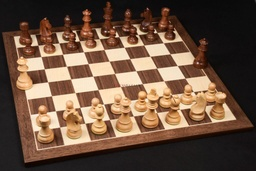
#> input picture src/chess_img.jpg, 256 x 171 px, shrunk from 1024 x 683 before the run
$ python -i stage1_corners.py   (imports and definitions only)
#> lines starting #> are read from the running program, lines starting #| are printed output that depends on the picture
"""
Stage 1: Corner Detection Module

Detects the four outer corners of a chessboard from an input image
using Hough line detection and geometric intersection.
"""

import random
import cv2
import numpy as np


class Stage1CornerDetection:

    def __init__(
            self,
            canny_low=50,
            canny_high=150,
            hough_threshold=50,
            min_line_length=30,
            max_line_gap=20
    ):
        self.canny_low = canny_low
        self.canny_high = canny_high
        self.hough_threshold = hough_threshold
        self.min_line_length = min_line_length
        self.max_line_gap = max_line_gap


    # 1. PREPROCESSING

    def preprocess_image(self, image):
        """
        Converts input image to grayscale and smooths it.

        Parameters:
            image: BGR image loaded with cv2.imread()

        Returns:
            gray_blur: blurred grayscale image
        """
        gray = cv2.cvtColor(image, cv2.COLOR_BGR2GRAY)
        gray_blur = cv2.GaussianBlur(gray, (5, 5), 0)
        return gray_blur


    # 2. EDGE DETECTION

    def detect_edges(self, gray):
        """
        Detects edges using the Canny edge detector.

        Parameters:
            gray: grayscale image

        Returns:
            edges: binary edge image
        """
        return cv2.Canny(gray, self.canny_low, self.canny_high)


    # 3. HOUGH LINE DETECTION

    def detect_hough_lines(self, gray):
        """
        Detects line segments using probabilistic Hough line detection.

        Parameters:
            gray: grayscale image

        Returns:
            lines: output as cv2.HoughLinesP
        """
        edges = self.detect_edges(gray)

        points = np.argwhere(edges > 0)

        if len(points) == 0:
            return None

        h, w = edges.shape
        max_rho = int(np.ceil(np.sqrt(h*h + w*w)))


        theta_vals = np.deg2rad(np.arange(0, 180))
        cos_vals = np.cos(theta_vals)
        sin_vals = np.sin(theta_vals)

        accumulator = np.zeros(
            (2 * max_rho + 1, len(theta_vals)),
            dtype=np.int32
        )

        edge_points = [(int(x), int(y)) for y, x in points]
        random.shuffle(edge_points)

        active_points = set(edge_points)
        detected_lines = []

        for x, y in edge_points:

            if (x, y) not in active_points:
                continue


            for theta_idx in range(len(theta_vals)):

                rho = x * cos_vals[theta_idx] + y * sin_vals[theta_idx]
                rho_idx = int(round(rho)) + max_rho

                accumulator[rho_idx, theta_idx] += 1

                if accumulator[rho_idx, theta_idx] >= self.hough_threshold:

                    rho_val = rho_idx - max_rho

                    theta = theta_vals[theta_idx]


                    cos_t = np.cos(theta)
                    sin_t = np.sin(theta)

                    line_points = []

                    for px, py in active_points:

                        dist = abs(px*cos_t + py*sin_t - rho_val)

                        if dist < 2.0:
                            line_points.append((px, py))

                    if len(line_points) < self.min_line_length:
                        continue

                    projections = []

                    dx = -sin_t

                    dy = cos_t

                    for px, py in line_points:

                        t = px*dx + py*dy
                        projections.append((t, px, py))

                    if len(projections) == 0:
                        continue

                    projections.sort()

                    best_segment = []
                    current_segment = [projections[0]]

                    for i in range(1, len(projections)):

                        if abs(projections[i][0] - projections[i-1][0]) <= self.max_line_gap:
                            current_segment.append(projections[i])

                        else:

                            if len(current_segment) > len(best_segment):
                                best_segment = current_segment
                            current_segment = [projections[i]]

                    if len(current_segment) > len(best_segment):
                        best_segment = current_segment

                    if len(best_segment) >= self.min_line_length:

                        _, x1, y1 = best_segment[0]
                        _, x2, y2 = best_segment[-1]

                        detected_lines.append(
                            np.array([[x1, y1, x2, y2]])
                        )

                        for _, px, py in best_segment:
                            if (px, py) in active_points:
                                active_points.remove((px, py))

                        accumulator[rho_idx, theta_idx] = 0

        if len(detected_lines) == 0:
            return None

        return np.array(detected_lines)


    # 4. SPLIT LINES BY ORIENTATION

    def split_lines_by_orientation(self, lines):
        """
        Splits detected Hough lines into horizontal and vertical groups.

        Parameters:
            lines: output from cv2.HoughLinesP

        Returns:
            horizontal_lines: list of horizontal line segments
            vertical_lines:   list of vertical line segments
        """
        horizontal_lines = []
        vertical_lines = []

        if lines is None:
            return horizontal_lines, vertical_lines

        for line in lines:
            x1, y1, x2, y2 = line[0]
            angle = abs(np.degrees(np.arctan2(y2 - y1, x2 - x1)))

            if angle < 20 or angle > 160:
                horizontal_lines.append((x1, y1, x2, y2))
            elif 70 < angle < 110:
                vertical_lines.append((x1, y1, x2, y2))

        return horizontal_lines, vertical_lines


    # 5. INTERSECTION COMPUTATION

    def compute_intersections(self, horizontal_lines, vertical_lines):
        """
        Computes intersections between horizontal and vertical lines.

        Parameters:
            horizontal_lines: list of horizontal line segments
            vertical_lines:   list of vertical line segments

        Returns:
            intersections: Nx2 float32 array of (x, y) intersection points
        """
        intersections = []

        for x1, y1, x2, y2 in horizontal_lines:
            for x3, y3, x4, y4 in vertical_lines:
                denom = (x1 - x2) * (y3 - y4) - (y1 - y2) * (x3 - x4)
                if abs(denom) < 1e-6:
                    continue
                px = ((x1 * y2 - y1 * x2) * (x3 - x4) - (x1 - x2) * (x3 * y4 - y3 * x4)) / denom
                py = ((x1 * y2 - y1 * x2) * (y3 - y4) - (y1 - y2) * (x3 * y4 - y3 * x4)) / denom
                intersections.append([px, py])

        return np.array(intersections, dtype=np.float32)


    # 6. CORNER SELECTION

    def select_board_corners(self, intersections):
        """
        Selects the four outer corners of the board from intersection points.

        Parameters:
            intersections: Nx2 array of intersection points

        Returns:
            corners: 4x2 float32 array [TL, TR, BR, BL], or None
        """
        if len(intersections) < 4:
            return None

        sums = intersections[:, 0] + intersections[:, 1]
        diffs = intersections[:, 0] - intersections[:, 1]

        top_left     = intersections[np.argmin(sums)]
        bottom_right = intersections[np.argmax(sums)]
        top_right    = intersections[np.argmax(diffs)]
        bottom_left  = intersections[np.argmin(diffs)]

        return np.array([top_left, top_right, bottom_right, bottom_left], dtype=np.float32)


    def order_corners(self, corners):
        """
        Ensures corners are ordered consistently as [TL, TR, BR, BL].

        Parameters:
            corners: 4x2 array

        Returns:
            rect: 4x2 float32 array in canonical order
        """
        rect = np.zeros((4, 2), dtype=np.float32)
        s    = corners.sum(axis=1)
        diff = np.diff(corners, axis=1)

        rect[0] = corners[np.argmin(s)]     # top-left
        rect[2] = corners[np.argmax(s)]     # bottom-right
        rect[1] = corners[np.argmin(diff)]  # top-right
        rect[3] = corners[np.argmax(diff)]  # bottom-left

        return rect


    # 7. FULL PIPELINE

    def run_stage1(self, image):
        """
        Runs the full corner detection pipeline on a BGR image.

        Parameters:
            image: BGR image (numpy array)

        Returns:
            ordered_corners: 4x2 float32 [TL, TR, BR, BL], or None on failure
        """
        gray = self.preprocess_image(image)
        lines = self.detect_hough_lines(gray)
        horizontal_lines, vertical_lines = self.split_lines_by_orientation(lines)
        intersections = self.compute_intersections(horizontal_lines, vertical_lines)
        board_corners = self.select_board_corners(intersections)

        if board_corners is None:
            return None

        return self.order_corners(board_corners)

>>> import cv2
>>> picture = cv2.imread('chess_img.jpg')
#> picture is the input picture: shape (171, 256, 3); mean B, G, R 63.5, 81.4, 106.7
>>> result = Stage1CornerDetection().run_stage1(picture)
#> in preprocess_image, `gray = cv2.cvtColor(image, cv2.COLOR_BGR2GRAY)`:
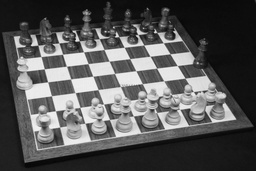
#> gray: shape (171, 256); min 4, max 247, mean 86.9
#> in preprocess_image, `gray_blur = cv2.GaussianBlur(gray, (5, 5), 0)`:
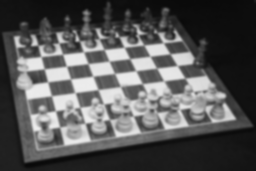
#> gray_blur: shape (171, 256); min 9, max 237, mean 86.9
#> in detect_edges, `return cv2.Canny(gray, self.canny_low, self.canny_high)`:
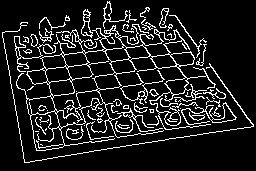
#> returned value: shape (171, 256); 12.2% white in thin lines or dots
#> in detect_hough_lines, `points = np.argwhere(edges > 0)`: points = 5344 pairs, first value 1 to 162, second value 2 to 253
#> in detect_hough_lines, `edge_points = [(int(x), int(y)) for y, x in points]`: edge_points = 5344 pairs, first value 2 to 253, second value 1 to 162
#> in detect_hough_lines, `active_points = set(edge_points)`: active_points = 5344 items
#> the loop in detect_hough_lines, `for x, y in edge_points: ` made 5344 passes
#> (x, y) on passes 1 to 3: (216, 107), (187, 52), (118, 48)
#> after the loop in detect_hough_lines, `for x, y in edge_points:`:
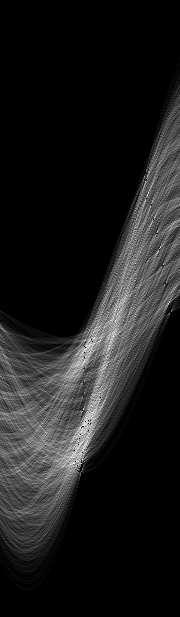
#> accumulator: shape (617, 180) int32; min 0, max 52, mean 5.8; drawn with min black and max white
#> after the loop in detect_hough_lines, `for x, y in edge_points:`: active_points = 927 items; detected_lines = 40 items, first 6: [[205, 48, 9, 75]], [[253, 124, 24, 162]], [[252, 124, 168, 8]], [[203, 61, 11, 88]], [[24, 160, 2, 32]], [[236, 117, 36, 150]]
#> in run_stage1, `lines = self.detect_hough_lines(gray)`: lines = 40 rows, first 6: [205, 48, 9, 75], [253, 124, 24, 162], [252, 124, 168, 8], [203, 61, 11, 88], [24, 160, 2, 32], [236, 117, 36, 150]
#> the loop in split_lines_by_orientation, `for line in lines:` made 40 passes
#> (x1, y1, x2, y2, angle) on passes 1 to 12: (205, 48, 9, 75, 172.2), (253, 124, 24, 162, 170.6), (252, 124, 168, 8, 125.9), (203, 61, 11, 88, 172), (24, 160, 2, 32, 99.75), (236, 117, 36, 150, 170.6), (235, 116, 90, 139, 171), (204, 40, 17, 60, 173.9), (207, 75, 26, 101, 171.8), (178, 32, 15, 49, 174), (224, 93, 33, 134, 167.9), (232, 112, 139, 112, 180)
#> after the loop in split_lines_by_orientation, `for line in lines:`: horizontal_lines = 30 items, first 6: (205, 48, 9, 75), (253, 124, 24, 162), (203, 61, 11, 88), (236, 117, 36, 150), (235, 116, 90, 139), (204, 40, 17, 60); vertical_lines = [(24, 160, 2, 32), (64, 143, 33, 34), (90, 137, 52, 27)]
#> the loop in compute_intersections, `for x1, y1, x2, y2 in horizontal_lines:` made 30 passes
#> (x1, y1, x2, y2) on passes 1 to 12: (205, 48, 9, 75), (253, 124, 24, 162), (203, 61, 11, 88), (236, 117, 36, 150), (235, 116, 90, 139), (204, 40, 17, 60), (207, 75, 26, 101), (178, 32, 15, 49), (224, 93, 33, 134), (232, 112, 139, 112), (224, 114, 29, 114), (193, 118, 114, 133)
#> after the loop in compute_intersections, `for x1, y1, x2, y2 in horizontal_lines:`: intersections = 90 pairs, first value 1.49 to 94.59, second value 29.03 to 161.9
#> in select_board_corners, `sums = intersections[:, 0] + intersections[:, 1]`: sums = 90 values, max 244.9 at index 5, min 30.51 at index 66, mean 148.1
#> in select_board_corners, `diffs = intersections[:, 0] - intersections[:, 1]`: diffs = 90 values, max 21.88 at index 68, min -137.6 at index 3, mean -53.07
#> in select_board_corners, `top_left     = intersections[np.argmin(sums)]`: top_left = [1.49, 29.03]
#> in select_board_corners, `bottom_right = intersections[np.argmax(sums)]`: bottom_right = [94.59, 150.3]
#> in select_board_corners, `top_right    = intersections[np.argmax(diffs)]`: top_right = [53.65, 31.77]
#> in select_board_corners, `bottom_left  = intersections[np.argmin(diffs)]`: bottom_left = [24.33, 161.9]
#> in run_stage1, `board_corners = self.select_board_corners(intersections)`: board_corners = [[1.49, 29.03], [53.65, 31.77], [94.59, 150.3], [24.33, 161.9]]
#> in order_corners, `rect = np.zeros((4, 2), dtype=np.float32)`: rect = [[0, 0], [0, 0], [0, 0], [0, 0]]
#> in order_corners, `s    = corners.sum(axis=1)`: s = [30.51, 85.42, 244.9, 186.3]
#> in order_corners, `diff = np.diff(corners, axis=1)`: diff = [27.54, -21.88, 55.7, 137.6]
#> result has the same summary as board_corners in run_stage1
